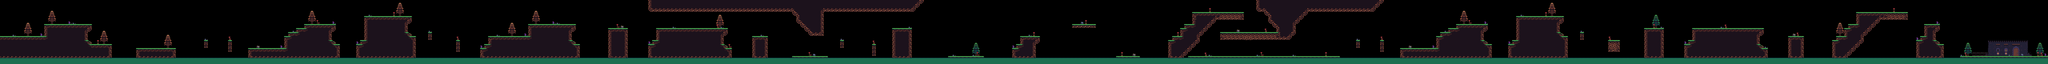

The image is a tile-based game level rendered from a .tmx file. Its description and source (layers, tilesets, objects; grid data summarised) follow:
An orthogonal 512x16 tile map with 32x32 px tiles, 2 tile layers (camada1, casa), 3 tilesets and 153 objects.

<map version="1.9" tiledversion="1.9.0" orientation="orthogonal" renderorder="right-down" width="512" height="16" tilewidth="32" tileheight="32" infinite="0" nextlayerid="16" nextobjectid="214">
 <tileset firstgid="1" source="tileset.tsx" />
 <tileset firstgid="181" source="castle2.tsx" />
 <tileset firstgid="437" source="castle1.tsx" />
 <layer id="1" name="camada1" width="512" height="16">
  <data>[8192 cells, 4013 non-empty, 95 distinct tile ids]</data>
 </layer>
 <layer id="15" name="casa" width="512" height="16">
  <data>[8192 cells, 89 non-empty, 16 distinct tile ids]</data>
 </layer>
 <objectgroup id="2" name="ground">
  <object id="2" x="0.666667" y="289.333" width="384" height="29.3333" />
  <object id="7" x="356" y="193.666" width="370.333" height="44.3334" />
  <object id="9" x="356" y="223.333" width="28" height="64.6667" />
  <object id="13" x="704.667" y="353.334" width="186.333" height="29.3333" />
  <object id="14" x="674.667" y="223.333" width="21.6667" height="128.667" />
  <object id="18" x="-40" y="0" width="40.6667" height="290.667" />
  <object id="20" x="1088" y="383.333" width="320" height="84.6667" />
  <object id="22" x="1632.67" y="319.333" width="30" height="64.6667" />
  <object id="23" x="1824" y="319.333" width="31.3333" height="96" />
  <object id="25" x="1986.67" y="384.333" width="318" height="81" />
  <object id="26" x="2276.67" y="289.334" width="62" height="112" />
  <object id="27" x="2308.67" y="255.833" width="93.3333" height="93.5" />
  <object id="28" x="2373" y="225" width="88.3334" height="82.3333" />
  <object id="29" x="2436.33" y="192.5" width="244.334" height="45.1666" />
  <object id="30" x="2628.67" y="237.667" width="25.3333" height="97.3334" />
  <object id="32" x="2656" y="355" width="60.3333" height="107.667" />
  <object id="34" x="2626.67" y="333.667" width="45" height="16.3333" />
  <object id="36" x="2851.66" y="350.667" width="153.667" height="114" />
  <object id="37" x="2886" y="319.333" width="101.333" height="32.6667" />
  <object id="38" x="2914.67" y="128.083" width="352.667" height="195.25" />
  <object id="39" x="3267.33" y="128.502" width="21.1515" height="49.3767" />
  <object id="41" x="3267.33" y="288" width="56" height="177.333" />
  <object id="43" x="3233.33" y="270.334" width="45.3333" height="22.3333" />
  <object id="45" x="864" y="382" width="27" height="84.6667" />
  <object id="47" x="3424.67" y="258.334" width="30" height="61.6666" />
  <object id="48" x="3648.67" y="319.333" width="28.6667" height="96" />
  <object id="49" x="3843" y="386.667" width="94.3333" height="77.3333" />
  <object id="50" x="3879.5" y="354.5" width="72.5" height="34.8333" />
  <object id="51" x="3910.5" y="288.833" width="350.167" height="64.5" />
  <object id="52" x="4230.83" y="194.167" width="367" height="48.5" />
  <object id="53" x="4230.83" y="257.333" width="68.5" height="28" />
  <object id="54" x="4543.33" y="243.833" width="24.5" height="111.5" />
  <object id="55" x="4578.67" y="355.333" width="55.3333" height="108.667" />
  <object id="57" x="4569.67" y="337.5" width="24" height="13.8333" />
  <object id="58" x="4410.67" y="457.333" height="0.666667" />
  <object id="59" x="4870" y="225.667" width="150" height="235.667" />
  <object id="62" x="5257" y="225.833" width="560.667" height="49.8333" />
  <object id="63" x="5187.83" y="353.833" width="99.5" height="109.5" />
  <object id="65" x="5257.33" y="284.667" width="40" height="33.3333" />
  <object id="66" x="5764" y="276.667" width="31.3333" height="109.333" />
  <object id="70" x="5788" y="386.833" width="60" height="77.1667" />
  <object id="72" x="6018.5" y="290.5" width="121.167" height="171.5" />
  <object id="75" x="6336" y="446" width="288" height="20" />
  <object id="77" x="6975.33" y="352" width="32" height="96.6667" />
  <object id="78" x="7135.33" y="224" width="161.333" height="242.667" />
  <object id="81" x="5203" y="-2" width="813" height="89.8333" />
  <object id="82" x="6016" y="-2" width="326.667" height="95.3333" />
  <object id="84" x="6349.83" y="93.3333" width="49.5" height="20.5" />
  <object id="86" x="6379.17" y="128" width="36.1667" height="43.3333" />
  <object id="87" x="6403.33" y="175.333" width="38" height="18.5" />
  <object id="88" x="6415.33" y="196" width="30.6667" height="18" />
  <object id="89" x="6439.33" y="218.667" width="36.6667" height="18" />
  <object id="90" x="6456.5" y="239.333" width="37.5" height="14.8333" />
  <object id="91" x="6471.67" y="257.333" width="112.667" height="11.3333" />
  <object id="92" x="6482.83" y="270.667" width="102.5" height="11.1667" />
  <object id="93" x="6567.33" y="74.6667" width="17.3333" height="186.667" />
  <object id="94" x="6584.67" y="62" width="732" height="27.6667" />
  <object id="95" x="7358" y="-4" width="30" height="34.6667" />
  <object id="96" x="7318.67" y="30.6667" width="17.3333" height="36" />
  <object id="97" x="7334" y="12.6667" width="22.6667" height="42.6667" />
  <object id="102" x="9474" y="193" width="107" height="36" />
  <object id="103" x="9448" y="227" width="74" height="63" />
  <object id="104" x="9382.5" y="292" width="207.5" height="30" />
  <object id="105" x="9348.5" y="319" width="121.5" height="147" />
  <object id="106" x="8927" y="447" width="193" height="28" />
  <object id="107" x="8574.5" y="192" width="194" height="31.5" />
  <object id="108" x="8165" y="288" width="151.5" height="58" />
  <object id="109" x="8134.5" y="353" width="57" height="32.5" />
  <object id="110" x="8099.5" y="384.5" width="186.5" height="80" />
  <object id="111" x="8259.5" y="345.5" width="26.5" height="36.5" />
  <object id="112" x="7584" y="447" width="287" height="18" />
  <object id="116" x="6720.67" y="319.333" width="30.6667" height="63.3333" />
  <object id="117" x="5796" y="367.167" width="15.8333" height="16.1667" />
  <object id="118" x="5220" y="321.333" width="46" height="30" />
  <object id="119" x="5111.33" y="49.3333" height="0.666667" />
  <object id="122" x="16384.7" y="144.667" width="44" height="304.667" />
  <object id="123" x="9765.33" y="256.833" width="551.333" height="56.5" />
  <object id="124" x="9542.67" y="97.667" width="404" height="56.3333" />
  <object id="125" x="9541.17" y="152.667" width="40.8333" height="38" />
  <object id="127" x="9502.67" y="448.667" width="864.667" height="17.3333" />
  <object id="128" x="10064.3" y="-2" width="138.333" height="81" />
  <object id="129" x="10135.3" y="84" width="70.6667" height="34.6667" />
  <object id="130" x="10160.7" y="125.333" width="66.6667" height="51.3333" />
  <object id="131" x="10200" y="184.667" width="60.6667" height="23.3333" />
  <object id="132" x="10222.2" y="214.667" width="30.6667" height="38.6667" />
  <object id="133" x="10318.7" y="184.667" width="32.6667" height="82" />
  <object id="134" x="10350.7" y="142" width="37.3333" height="22" />
  <object id="135" x="10384.2" y="98" width="36.5" height="41.6667" />
  <object id="136" x="10420.7" y="74" width="35.3333" height="24" />
  <object id="137" x="10459.3" y="65.3333" width="518" height="19.3333" />
  <object id="138" x="10983.3" y="30.6667" width="30.6667" height="25.3333" />
  <object id="139" x="11028.7" y="-2.66667" width="28" height="16.6667" />
  <object id="140" x="11018.7" y="16" width="14.6667" height="15.3333" />
  <object id="142" x="10849.3" y="320.667" width="29.3333" height="60.6667" />
  <object id="143" x="11042" y="322" width="28" height="94" />
  <object id="145" x="9675.33" y="160.667" width="32" height="20.6667" />
  <object id="146" x="9649.33" y="188.667" width="23.3333" height="23.3333" />
  <object id="147" x="9609.33" y="215.333" width="26" height="39.3333" />
  <object id="148" x="9587.33" y="260" width="16" height="18.6667" />
  <object id="149" x="9637.33" y="214" width="17.3333" height="16.6667" />
  </objectgroup>
</map>
<!-- 53 of 153 objects omitted -->
